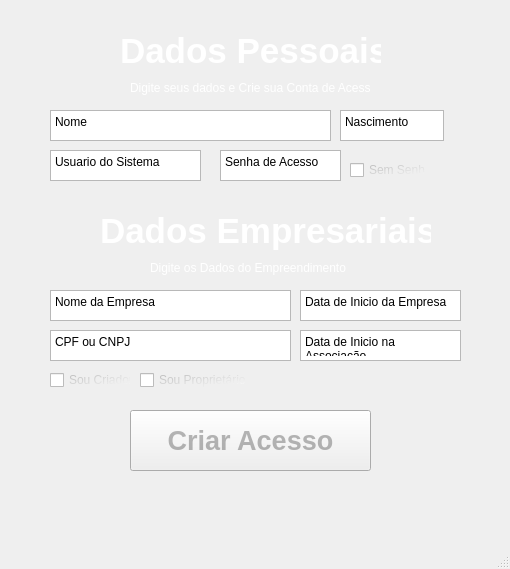
<?xml version="1.0" encoding="UTF-8"?>
<ui version="4.0">
 <class>MainWindow</class>
 <widget class="QMainWindow" name="MainWindow">
  <property name="geometry">
   <rect>
    <x>0</x>
    <y>0</y>
    <width>510</width>
    <height>569</height>
   </rect>
  </property>
  <property name="windowTitle">
   <string>MainWindow</string>
  </property>
  <widget class="QWidget" name="centralwidget">
   <widget class="QWidget" name="widget" native="true">
    <property name="geometry">
     <rect>
      <x>40</x>
      <y>30</y>
      <width>431</width>
      <height>461</height>
     </rect>
    </property>
    <property name="styleSheet">
     <string notr="true">color: qlineargradient(spread:pad, x1:0, y1:0, x2:1, y2:1, stop:0 rgba(0, 0, 0, 56), stop:1 rgba(255, 255, 255, 255));</string>
    </property>
    <widget class="QLabel" name="label">
     <property name="geometry">
      <rect>
       <x>80</x>
       <y>0</y>
       <width>261</width>
       <height>41</height>
      </rect>
     </property>
     <property name="font">
      <font>
       <pointsize>26</pointsize>
       <bold>true</bold>
      </font>
     </property>
     <property name="text">
      <string>Dados Pessoais</string>
     </property>
    </widget>
    <widget class="QLabel" name="label_2">
     <property name="geometry">
      <rect>
       <x>110</x>
       <y>230</y>
       <width>201</width>
       <height>16</height>
      </rect>
     </property>
     <property name="text">
      <string>Digite os Dados do Empreendimento</string>
     </property>
    </widget>
    <widget class="QTextEdit" name="textEdit">
     <property name="geometry">
      <rect>
       <x>10</x>
       <y>80</y>
       <width>281</width>
       <height>31</height>
      </rect>
     </property>
     <property name="placeholderText">
      <string>Nome</string>
     </property>
    </widget>
    <widget class="QTextEdit" name="textEdit_2">
     <property name="geometry">
      <rect>
       <x>300</x>
       <y>80</y>
       <width>104</width>
       <height>31</height>
      </rect>
     </property>
     <property name="placeholderText">
      <string>Nascimento</string>
     </property>
    </widget>
    <widget class="QTextEdit" name="textEdit_3">
     <property name="geometry">
      <rect>
       <x>10</x>
       <y>120</y>
       <width>151</width>
       <height>31</height>
      </rect>
     </property>
     <property name="placeholderText">
      <string>Usuario do Sistema</string>
     </property>
    </widget>
    <widget class="QTextEdit" name="textEdit_4">
     <property name="geometry">
      <rect>
       <x>180</x>
       <y>120</y>
       <width>121</width>
       <height>31</height>
      </rect>
     </property>
     <property name="placeholderText">
      <string>Senha de Acesso</string>
     </property>
    </widget>
    <widget class="QCheckBox" name="checkBox">
     <property name="geometry">
      <rect>
       <x>310</x>
       <y>130</y>
       <width>76</width>
       <height>20</height>
      </rect>
     </property>
     <property name="text">
      <string>Sem Senha</string>
     </property>
    </widget>
    <widget class="QLabel" name="label_6">
     <property name="geometry">
      <rect>
       <x>90</x>
       <y>50</y>
       <width>241</width>
       <height>16</height>
      </rect>
     </property>
     <property name="text">
      <string>Digite seus dados e Crie sua Conta de Acesso.</string>
     </property>
    </widget>
    <widget class="QTextEdit" name="textEdit_9">
     <property name="geometry">
      <rect>
       <x>10</x>
       <y>260</y>
       <width>241</width>
       <height>31</height>
      </rect>
     </property>
     <property name="placeholderText">
      <string>Nome da Empresa</string>
     </property>
    </widget>
    <widget class="QTextEdit" name="textEdit_10">
     <property name="geometry">
      <rect>
       <x>10</x>
       <y>300</y>
       <width>241</width>
       <height>31</height>
      </rect>
     </property>
     <property name="placeholderText">
      <string>CPF ou CNPJ</string>
     </property>
    </widget>
    <widget class="QTextEdit" name="textEdit_11">
     <property name="geometry">
      <rect>
       <x>260</x>
       <y>260</y>
       <width>161</width>
       <height>31</height>
      </rect>
     </property>
     <property name="placeholderText">
      <string>Data de Inicio da Empresa</string>
     </property>
    </widget>
    <widget class="QTextEdit" name="textEdit_12">
     <property name="geometry">
      <rect>
       <x>260</x>
       <y>300</y>
       <width>161</width>
       <height>31</height>
      </rect>
     </property>
     <property name="placeholderText">
      <string>Data de Inicio na Associação</string>
     </property>
    </widget>
    <widget class="QCheckBox" name="checkBox_3">
     <property name="geometry">
      <rect>
       <x>10</x>
       <y>340</y>
       <width>81</width>
       <height>20</height>
      </rect>
     </property>
     <property name="text">
      <string>Sou Criador</string>
     </property>
    </widget>
    <widget class="QCheckBox" name="checkBox_4">
     <property name="geometry">
      <rect>
       <x>100</x>
       <y>340</y>
       <width>111</width>
       <height>20</height>
      </rect>
     </property>
     <property name="text">
      <string>Sou Proprietário</string>
     </property>
    </widget>
    <widget class="QLabel" name="label_8">
     <property name="geometry">
      <rect>
       <x>60</x>
       <y>180</y>
       <width>331</width>
       <height>41</height>
      </rect>
     </property>
     <property name="font">
      <font>
       <pointsize>26</pointsize>
       <bold>true</bold>
      </font>
     </property>
     <property name="text">
      <string>Dados Empresariais</string>
     </property>
    </widget>
    <widget class="QPushButton" name="pushButton">
     <property name="geometry">
      <rect>
       <x>90</x>
       <y>380</y>
       <width>241</width>
       <height>61</height>
      </rect>
     </property>
     <property name="font">
      <font>
       <pointsize>20</pointsize>
       <bold>true</bold>
      </font>
     </property>
     <property name="styleSheet">
      <string notr="true">color: qlineargradient(spread:pad, x1:0, y1:0, x2:1, y2:1, stop:1 rgba(0, 0, 0, 71));</string>
     </property>
     <property name="text">
      <string>Criar Acesso</string>
     </property>
    </widget>
   </widget>
   <widget class="QLabel" name="label_7">
    <property name="geometry">
     <rect>
      <x>30</x>
      <y>10</y>
      <width>451</width>
      <height>521</height>
     </rect>
    </property>
    <property name="styleSheet">
     <string notr="true">border-image: url(:/pathimages/ZootecniaDesktop/ZootecniaCLHDesktop/Resources/images/SystemImages/initsettingsBG.jpeg);
border-radius: 20px;</string>
    </property>
    <property name="text">
     <string/>
    </property>
   </widget>
   <zorder>label_7</zorder>
   <zorder>widget</zorder>
  </widget>
  <widget class="QMenuBar" name="menubar">
   <property name="geometry">
    <rect>
     <x>0</x>
     <y>0</y>
     <width>510</width>
     <height>22</height>
    </rect>
   </property>
  </widget>
  <widget class="QStatusBar" name="statusbar"/>
 </widget>
 <resources>
  <include location="../../../new.qrc"/>
 </resources>
 <connections/>
</ui>
